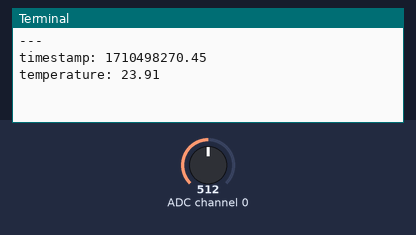
The program below on a simulated Raspberry Pi (header pin numbers). On the bench: the last lines printed to the terminal. Inputs (shaded band) come from the test bench; at power-on: ADC channel 0 = 512 (analog values on the 0–1023 scale). The clock reads 2024-03-15 10:24:30 at power-on unless the program sets it; library files of the repository ran but are not shown: mcp3008adc.py.

Above: at 1.2 s.
1.3 s: ADC channel 0 set to 0
At 2.8 s:
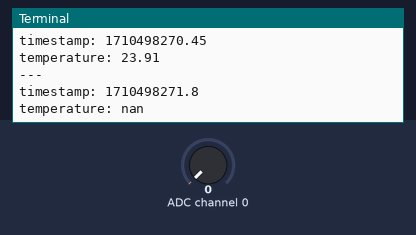
4.3 s: ADC channel 0 set to 122
At 4.8 s:
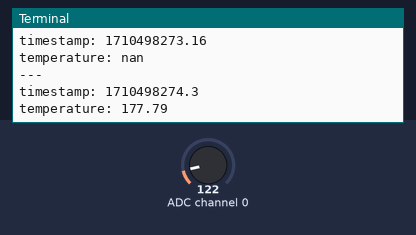
Timing chart, 0 to 7.3 s (numbered marks = the images above; inputs shaded):
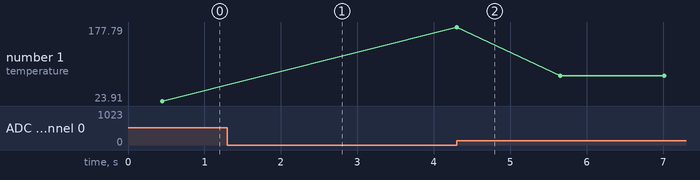

Measured:
- after the input at 1.3 s, the terminal: prints a new line after 0.50 s (image 1)
- after the input at 4.3 s, the terminal: prints a new line at once (image 2)
- plotted number 1: 23.91 → 76.38 after the input at 4.3 s

The program:

thermistor.py
```python
""" Object-oriented interface for reading thermistor sensors temperature values
    using a voltage divider circuit.
"""
################################################################################
import numpy as np

DEFAULT_SAMP_NUM = 100
T_ABS = -273.15
################################################################################
class Thermistor(object):
    """ Configure an analog thermistor sensor with voltage divider circuit and
        ADC.
        The 'adc' object must provide a method matching "adc.read_raw(chan)",
        have an attribute 'adc.scale' which converts the raw ADC counts
        to a voltage value, and an attribute 'adc.vref' which describes the
        voltage of the highest ADC value.

        Calculations:
            If 'V_ref' is the reference voltage, 'V' is the sensed ADC voltage,
            'R_std' is the resistance of the upper leg of the voltage divider,
            and 'R_thrm' is the thermistor's resistance on the lower leg, then
                R_thrm = V*R_std/(V_ref - V)
            The temperature is computed from a version of the Steinhart-Hart
            formula
                logR = log10(R_thrm/R_25C)
                T_kelvin = 1000/(A + B*logR + C*logR^2)
                T_celcius = T_kelvin - 273.15
            where 'R_25C' is the thermsitors nominal resistance at 25 degrees
            Celcius.
    """
    def __init__(self, A, B, C, R_25C, R_std, adc, adc_channel):
        self._A = A
        self._B = B
        self._C = C
        self._R_25C = R_25C
        self._R_std = R_std
        self.adc = adc
        self.adc_channel = adc_channel

    def read_temperature(self, samp_num = DEFAULT_SAMP_NUM):
        """ read the sensor and convert to temperature
            'samp_num' - the number of ADC samples to average
        """
        R = self.read_resistance(samp_num = samp_num)
        logR = np.log10(R/self._R_25C)
        T_kelvin = 1000.0/(self._A + self._B*logR + self._C*logR**2)
        return T_kelvin + T_ABS

    def read_resistance(self, samp_num = DEFAULT_SAMP_NUM):
        """ read the resistance of the thermistor
            'samp_num' - the number of ADC samples to average
        """
        V = self.read_voltage(samp_num=samp_num)
        return V*self._R_std/(self.adc.vref - V)

    def read_voltage(self, samp_num = DEFAULT_SAMP_NUM):
        """ read the voltage of the sensor voltage divider circuit
            'samp_num' - the number of ADC samples to average
        """
        adc  = self.adc
        chan = self.adc_channel
        #collect samples
        samps = [adc.read_raw(chan) for i in xrange(samp_num)]
        samps = np.array(samps)
        V = samps.mean()*adc.scale
        return V

################################################################################
# TEST CODE
################################################################################
if __name__ == "__main__":
    import time
    import RPi.GPIO as GPIO
    from mcp3008adc import MCP3008ADC  #ADC for sampling

    # calibration coeffs for RSBR-302J-Z50 Teflon-Coated 3k Thermistor
    A = 3.3501
    B = 0.5899
    C = 0.0104
    R_25C = 3000.0 #ohms
    R_STD = 3190.0 #ohms
    ADC_CHANNEL = 0

    # change these as desired - they're the pins connected from the
    # SPI port on the ADC to the Cobbler
    SPICLK  = 18
    SPIMISO = 23
    SPIMOSI = 24
    SPICS   = 25
    PINMODE = GPIO.BCM  #configure the pin order as Broadcom SoC channels

    adc = MCP3008ADC()
    adc.setup_software_spi(clockpin = SPICLK,
                           misopin  = SPIMISO,
                           mosipin  = SPIMOSI,
                           cspin    = SPICS,
                           pinmode  = PINMODE
                          )
    therm = Thermistor(A=A,
                       B=B,
                       C=C,
                       R_25C=R_25C,
                       R_std=R_STD,
                       adc=adc,
                       adc_channel = ADC_CHANNEL
                       )
    #read thermistor in a loop
    try:
        while True:
            T = therm.read_temperature()
            print "---"
            print "timestamp: %s" % time.time()
            print "temperature: %0.2f" % T
            #do nothing for a second
            time.sleep(1.0)
    except KeyboardInterrupt:
        pass
```

comm_spi.py
```python
""" Object-oriented interface for SPI interface communications allowing
    either hardware or software (bit-banged) driver mode
"""
################################################################################
import RPi.GPIO as GPIO

################################################################################
class CommSPI(object):
    """ Provides hardware (TODO) or software (bit-banged) IO using SPI protocol
    """
    def __init__(self, device = None):
        self.transfer = None
        #by default setup the hardware SPI if device is specified
        if not device is None:
            self.setup_hardware(device = device)

    def setup_hardware(self, device):
        """ configure the driver for hardware communications at the port
            specified by 'device', i.e. "/dev/spidev0.0"
        """
        self._device  = device
        #overload transfer with the right method
        self.transfer = self._transfer_hardware

    def setup_software(self, clockpin, mosipin, misopin, cspin, pinmode):
        """ setup the GPIO pins to perform software (bit-banged) communications;
            'pinmode' describes the pin mapping as GPIO.BOARD is fixed with respect
            to the RPi platform's spec.  whereas GPIO.BCM refers to the channels
            for the Broadcom SoC which could change in future board revisions
        """
        # set up the SPI interface pins
        GPIO.setmode(pinmode)
        GPIO.setup(clockpin, GPIO.OUT)
        GPIO.setup(mosipin , GPIO.OUT)
        GPIO.setup(misopin , GPIO.IN )
        GPIO.setup(cspin   , GPIO.OUT)
        #cache the pin settings
        self._clockpin = clockpin
        self._mosipin  = mosipin
        self._misopin  = misopin
        self._cspin    = cspin
        #overload transfer with the right method
        self.transfer  = self._transfer_software

    def _transfer_hardware(self, bytes_out):
        """transfer bytes using hardware SPI driver
        """
        raise NotImplemented

    def _transfer_software(self, out_bytes):
        """transfer bytes using using bit-banged SPI
           ref. git://gist.github.com/3151375.git
        """
        #start transmission by toggling chip select low
        GPIO.output(self._cspin, True)
        GPIO.output(self._clockpin, False) #start clock low
        GPIO.output(self._cspin, False)    #bring CS low

        #perform transfer
        out_bytes = bytearray(out_bytes)   #convert strings or integer lists to one type
        inp_bytes = bytearray()            #input buffer
        for out_byte in out_bytes:
            inp_byte = 0
            for i in range(7,-1,-1):       #binary places in MSB order
                #send the output bit
                if (2**i & out_byte) != 0:
                    GPIO.output(self._mosipin, True)
                else:
                    GPIO.output(self._mosipin, False)
                #tick the clock up - pushes output, latches input
                GPIO.output(self._clockpin, True)
                #read the input bit
                if (GPIO.input(self._misopin)):
                    inp_byte += 2**i
                #tick the clock down - get ready for next cycle
                GPIO.output(self._clockpin, False)
	    #finished transfer of byte
            inp_bytes.append(inp_byte)

        #finish transmission by toggling chip select
        GPIO.output(self._cspin, True)
        return inp_bytes

################################################################################
# TEST CODE
################################################################################
if __name__ == "__main__":
    pass
```
